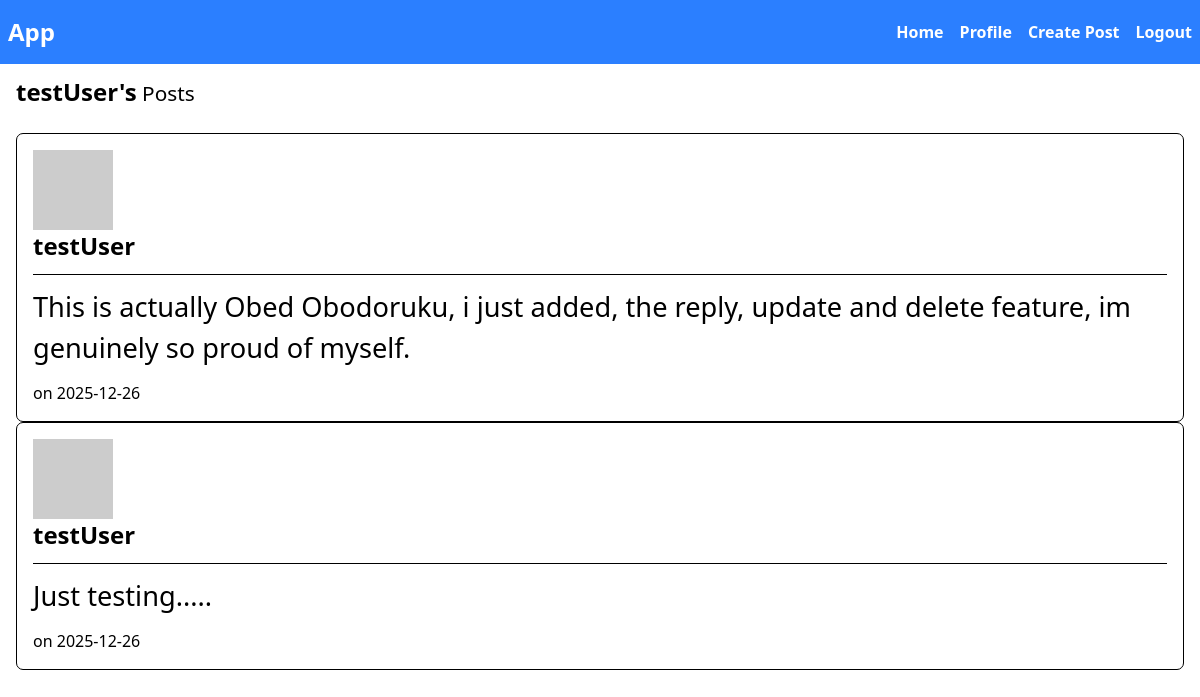
The app's page /testUser/posts (signed in) with its own data.
### app/models.py (models this page shows, shortened)
class User(db.Model, UserMixin):
    id = db.Column(db.Integer, primary_key=True)
    username = db.Column(db.String(150), unique=True, nullable=False)
    name = db.Column(db.String(150), default="user")
    email = db.Column(db.String(150), unique=True, nullable=False)
    password = db.Column(db.String(200), nullable=False)
    posts = db.relationship("Post", backref="user", lazy=True)
    replies = db.relationship(
        "Reply",
        backref="user",
        lazy=True,
        cascade="all, delete-orphan"
    )
    def avatar(self, size):
        digest = md5(self.email.lower().encode('utf-8')).hexdigest()
        return f'https://www.gravatar.com/avatar/{digest}?d=identicon&s={size}'

class Post(db.Model):
    id = db.Column(db.Integer, primary_key=True)
    content = db.Column(db.Text, nullable=False)
    date_posted = db.Column(db.DateTime, nullable=False, default=datetime.utcnow)
    user_id = db.Column(db.Integer, db.ForeignKey("user.id"), nullable=False)
    replies = db.relationship("Reply", backref="post", lazy=True, cascade="all, delete-orphan")

### app/routes.py (the view)
@app.route("/<username>/posts", methods=["GET"])
@login_required
def user_posts(username):
    user = User.query.filter_by(username=username).first_or_404()
    users_post = Post.query.filter_by(user_id=user.id).order_by(Post.date_posted.desc()).all()
    return render_template("user_post.html", users_post=users_post, user=user, title=f"{user.username}  Posts")

### app/models.py (called while the page is built)
@login_manager.user_loader
def load_user(user_id):
    return User.query.get(int(user_id))

### app/templates/user_post.html
{% extends "layout.html" %}
{% block body %}
<div class="mb-7">
    <h4 class="mb-6 mt-3 text-[1.3rem]"><span class="text-2xl font-bold mb-3">{{ user.username }}'s</span> Posts</h4>
    {% if users_post %}
        {% for post in users_post %}
            <div class="border border-black rounded-[7px] p-4">
                <div>
                    <img src="{{ post.user.avatar(36) }}" alt="user pfp" />
                    <h4 class="text-2xl font-bold mb-3">{{ user.username }}</h4>
                </div>
                <hr>
                <div class="my-3">
                    <p class="text-[1.7rem]">{{ post.content }}</p>
                </div>
                <div>
                    <span>
                        on {{ post.date_posted.strftime('%Y-%m-%d') if post.date_posted else 'N/A' }}
                    </span>
                </div>
            </div>
        {% endfor %}
    {% else %}
        <p>No posts found.</p>
    {% endif %}
</div>
{% endblock %}

### records on screen
User: username "testUser"
Post: content "This is actually Obed Obodoruku, i just added, the reply, update and delete feature, im genuinely so proud of myself.", date_posted "2025-12-26"
Post: content "Just testing.....", date_posted "2025-12-26"
